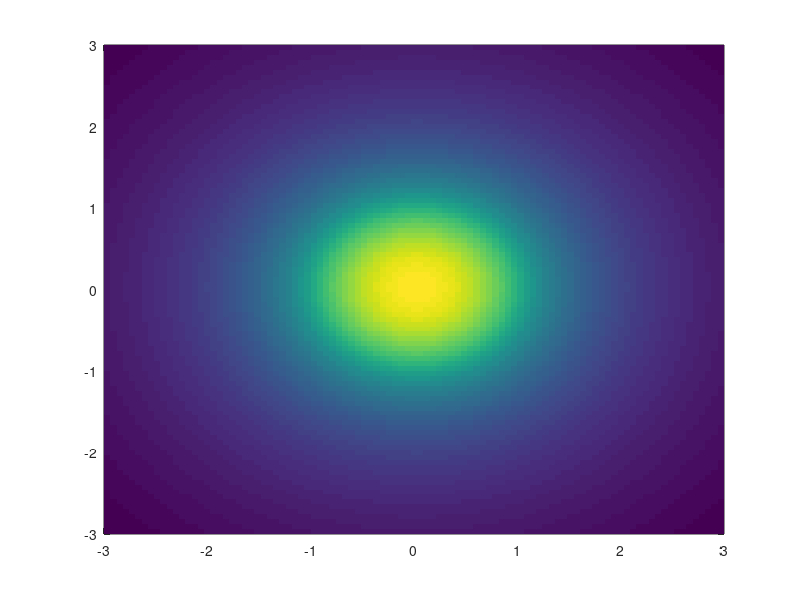
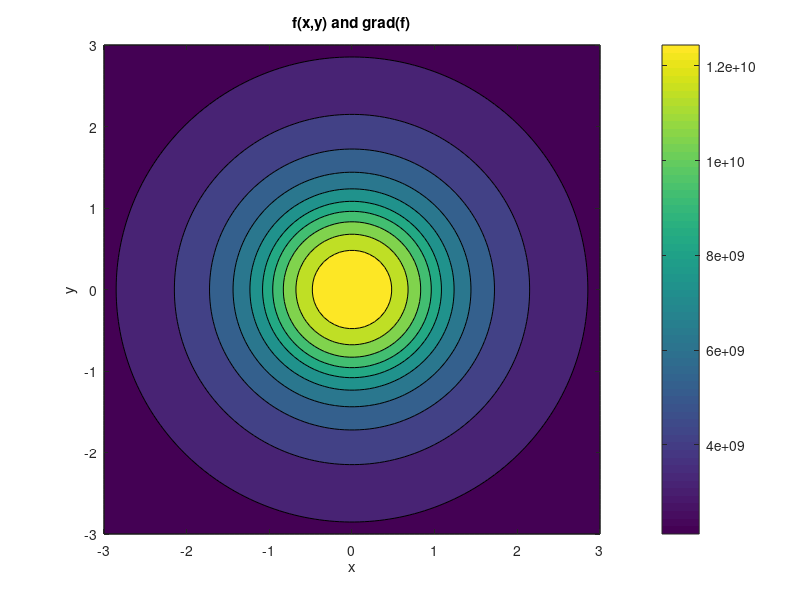

Source code (MATLAB) for these figures, in order: (Note: this script raises an error after producing the figures.)
%% Multidimensional function and partial derivatives:  grad and div (laplacian and curl also useful)
lx=100;
ly=100;
lz=100;

%constants
Q=1;
a=1;
e0=8.854.*10.^(-12);
C = Q/(4*pi*e0*a);
phi=zeros(100,100);

x = linspace(-3*a,3*a,lx);
y = linspace(-3*a,3*a,ly);
% z = linspace(-3*a,3*a,lz);
[X,Y]=meshgrid(x,y);

dp_dx=zeros(size(phi));
dp_dy=zeros(size(phi));
% dp_dz=zeros(size(phi));

for i=1:100
    for j=1:100
        if (sqrt(x(i).^2 +y(j).^2) < a)
            f(i,j) = Q/(4.*pi.*e0.*a) - Q/(8.*pi.*e0.*a.^3).*(x(i).^2+y(j).^2-a.^2); 
        else
            f(i,j) = Q/(4.*pi.*e0.*sqrt(x(i).^2 +y(j).^2));
        end %if 
    end %for
end %for

%% plotter
figure(1);
pcolor(x,y,f);
shading flat;

figure(2);
contourf(x,y,f);
xlabel('x');
ylabel('y');
title('f(x,y) and grad(f)');
colorbar;

%gradient of scalar function
dx=x(2)-x(1);
dy=y(2)-y(1);
% dz=z(2)-z(1);

%% Gradient
% gradx=zeros(size(f));
% grady=zeros(size(f));
% gradz=zeros(size(f));

%x component of gradient
dp_dx(:,1)=(phi(:,2)-f(:,1))/dx;
for ix=2:lx-1
    dp_dx(:,ix)=(phi(:,ix+1)-phi(:,ix-1))/2/dx;    %\partial/\partial x
end %for
dp_dx(:,lx)=(f(:,lx)-f(:,lx-1))/dx;

%y component of gradient
dp_dy(1,:)=(phi(2,:)-phi(1,:))/dy;
for iy=2:ly-1
    dp_dy(iy,:)=(phi(iy+1,:)-phi(iy-1,:))/2/dy;    %\partial/\partial y
end %for
dp_dy(ly,:)=(phi(ly,:)-phi(ly-1,:))/dy;

%z component of gradient
% gradz(1,:)=(f(2,:)-f(1,:))/dz;
% for iz=2:lz-1
%     gradz(iz,:)=(f(iz+1,:)-f(iz-1,:))/2/dz;    %\partial/\partial y
% end %for
% gradz(lz,:)=(f(lz,:)-f(lz-1,:))/dz;

%add quiver on top of color plot
hold on;
quiver(X,Y,gradx,grady,'Color','white','LineWidth',2);
set(gca,'FontSize',24);
hold off;

%% Take the Laplacian by taking divergence of the previously computed gradient
f=gradx;
g=grady;
% h=gradz;

%x-derivative part of the divergence
divx=zeros(size(f));
divx(:,1)=(f(:,2)-f(:,1))/dx;
for ix=2:lx-1
    divx(:,ix)=(f(:,ix+1)-f(:,ix-1))/2/dx;
end %for
divx(:,lx)=(f(:,lx)-f(:,lx-1))/dx;

%y-derivative part of the divergence
divy=zeros(size(y));
divy(1,:)=(g(2,:)-g(1,:))/dy;
for iy=2:ly-1
    divy(iy,:)=(g(iy+1,:)-g(iy-1,:))/2/dy;
end %for
divy(ly,:)=(g(ly,:)-g(ly-1,:))/dy;


% z-derivative part of the divergence 
% divz=zeros(size(z));
% divz(1,:)=(h(2,:)-h(1,:))/dz;
% for iz=2:lz-1
%     divz(iz,:)=(h(iz+1,:)-h(iz-1,:))/2/dz;
% end %for
% divz(lz,:)=(h(lz,:)-h(lz-1,:))/dz;

div=divx+divy;    %this is really laplacian b/c input is gradient

figure(4);
surface(x,y,div);
set(gca,'FontSize',24);
xlabel('x');
ylabel('y');
zlabel('z');
title('laplacian(f)');
colorbar;

%% Integration in multiple dimensions
%using an iterated trapezoidal method (sweeps of single dimensional integrations) or multi-dimensional
%trapezoidal method program that you write.


%terms inside integral
int=(e_0*laplace_phi).*phi;
s=zeros(size(Y,1));


%Integrating F at every y and z for all values of x 
for k=1:size(Z,1)-1
    for j=1:size(Y,3)-1 
        for i=2:size(X,2)-1
        s(j,k)=s(j,k)+(2*int(j,i,k));
        end
        s(j,k)=s(j,k)+int(j,1,k)+int(j,size(X,2),k);
    end
end

plane=zeros(size(Z,3),1);
%Integration for values of y at every z 
for k=1:size(Z,1)
    for j=2:size(Y,3)-1
    plane(k)=plane(k)+(2*surface(j,k));
    end
    plane(k)=plane(k)+surface(1,k)+surface(size(Y,3),k);             
    %Integration for last and first term
end

%Integrating for all values of z 
for k=2:size(Z,1)-1
    Integrated_term=Integrated_term+(2*plane(k));
end

Integrated_term=Integrated_term+plane(1)+plane(size(Z,3)); We=(-0.5)*Integrated_term;
fprintf('\n Total electrostatic energy We = %f Joules\n',We);
Total electrostatic energy We = 4978705645790294.000000 Joules
